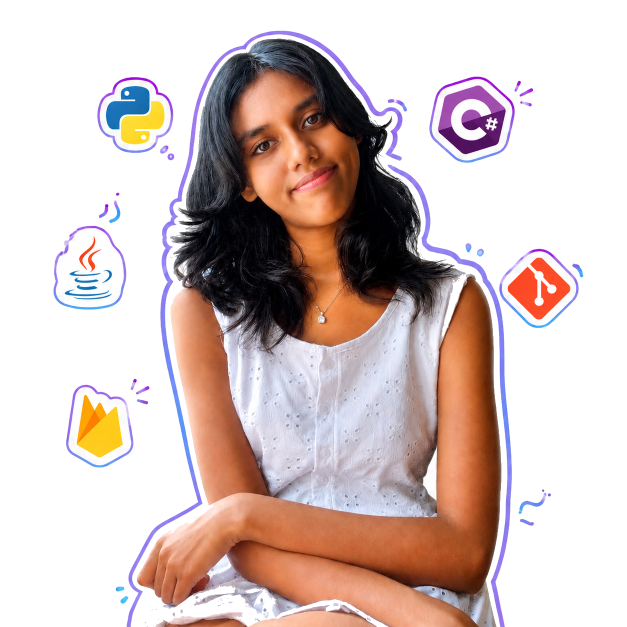
#> input picture images/profile_transparent_v2.png, 1254 x 1254 px (shown at 1/2 size)
$ python remove_icons.py
#> lines starting #> are read from the running program, lines starting #| are printed output that depends on the picture; after the words box and inside, x2 and y2 are one past the last pixel; in counts of white or black regions, pixels touching at a corner belong together
import numpy as np
from PIL import Image

def remove_icons_by_bbox(img_path, output_path):
#> called with img_path = 'images/profile_transparent_v2.png', output_path = 'images/profile_clean.png'
    img = Image.open(img_path).convert("RGBA")
#> img is the input picture: PIL image 1254x1254 RGBA; mean R, G, B, A 75.7, 58.3, 55.3, 119.2
    data = np.array(img)

    h, w = data.shape[:2]
#> h = 1254; w = 1254

    # We will clear the regions where the icons are.
    # The girl is centrally located.
    # We can just clear pixels outside a central bounding box,
    # but the purple outline might go a bit wide.
    # Let's inspect the bounding boxes of connected components again.

    alpha = data[:, :, 3]
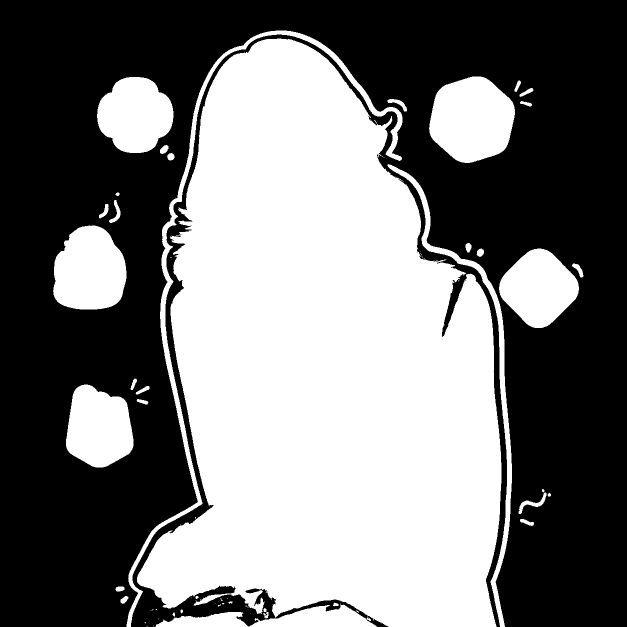
#> alpha: shape (1254, 1254) (shown at 1/2 size); 46.8% white; 75 white regions (37 under 20 px), largest, box (x1, y1, x2, y2) and area: (274, 77, 1003, 1254) 599359, (858, 153, 1030, 326) 22666, (106, 451, 253, 619) 19645
    mask = alpha > 0
    visited = np.zeros((h, w), dtype=bool)
    components = []

    from collections import deque
    for y in range(h):
        for x in range(w):
            if mask[y, x] and not visited[y, x]:
                component_pixels = []
                queue = deque([(y, x)])
                visited[y, x] = True

                while queue:
                    cy, cx = queue.popleft()
                    component_pixels.append((cy, cx))

                    for dy, dx in [(-1,0), (1,0), (0,-1), (0,1), (-1,-1), (-1,1), (1,-1), (1,1)]:
                        ny, nx = cy + dy, cx + dx
                        if 0 <= ny < h and 0 <= nx < w:
                            if mask[ny, nx] and not visited[ny, nx]:
                                visited[ny, nx] = True
                                queue.append((ny, nx))
                components.append(component_pixels)

    # Sort components by size
    components.sort(key=len, reverse=True)

    # Let's keep the girl (components[0]) and the purple outline.
    # The purple outline is likely the second largest component, or the one whose bounding box covers a large area.

    keep_mask = np.zeros((h, w), dtype=bool)

    for i, comp in enumerate(components):
        pixels = np.array(comp)
        min_y, min_x = pixels.min(axis=0)
        max_y, max_x = pixels.max(axis=0)

        box_h = max_y - min_y
        box_w = max_x - min_x

        # Keep components that are large (like the girl)
        # OR components that are very tall/wide (like the purple outline)
        # The floating icons are relatively small (e.g. less than 200x200 pixels)

        if len(comp) > 100000: # Girl
            keep = True
        elif box_h > h // 2 or box_w > w // 2: # Purple outline (wraps around)
            keep = True
        else:
            keep = False

        if keep:
            print(f"Keeping component {i} with size {len(comp)} and bbox {box_w}x{box_h}")
            for y, x in comp:
                keep_mask[y, x] = True
        else:
            print(f"Removing component {i} with size {len(comp)} and bbox {box_w}x{box_h}")
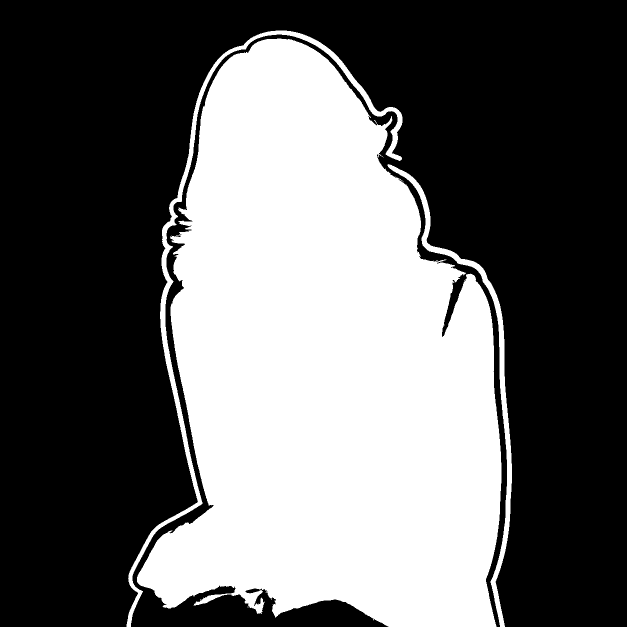
#> keep_mask: shape (1254, 1254) bool (shown at 1/2 size); 39.9% white; 3 white regions, box (x1, y1, x2, y2) and area: (274, 77, 1003, 1254) 599359, (253, 61, 805, 1254) 16605, (775, 328, 1024, 1254) 10691

    data[~keep_mask] = [0, 0, 0, 0]
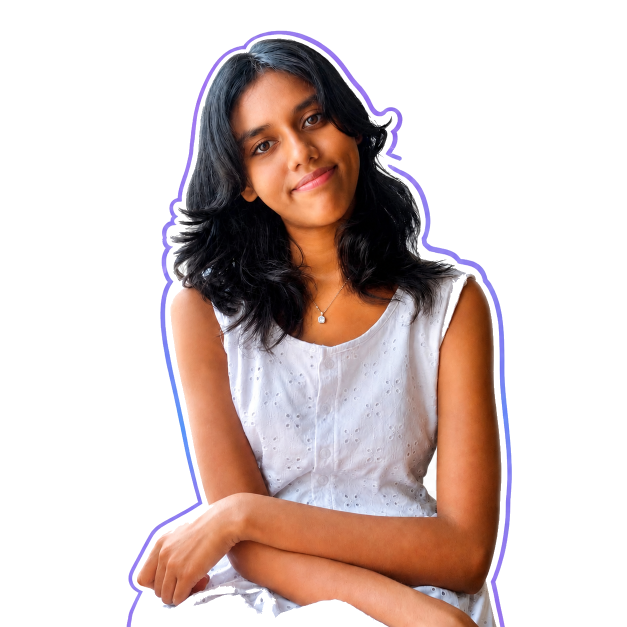
#> data: shape (1254, 1254, 4) (shown at 1/2 size); 6.91% of pixels changed, all inside (x1, y1, x2, y2) = (106, 153, 1167, 1254); transparent parts drawn white

    result = Image.fromarray(data)
    result.save(output_path)
    print(f"Saved {output_path}")

if __name__ == '__main__':
    remove_icons_by_bbox('images/profile_transparent_v2.png', 'images/profile_clean.png')
